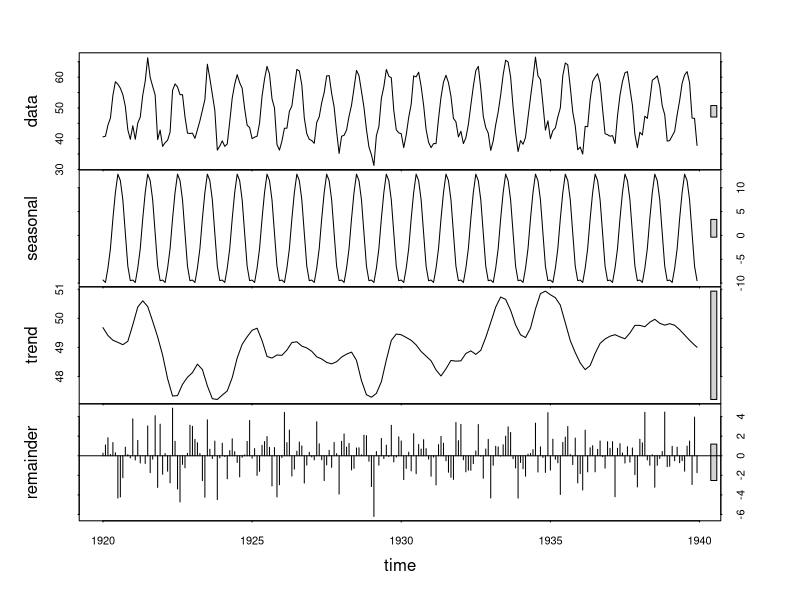

The R source for this figure:
# source:
	# https://www.r-bloggers.com/seasonal-trend-decomposition-in-r/

# dataset: monthly tempetures at Nottingham, 1920 - 1939
nottem
str(nottem)

# stl() requires the s.window argument 
nottem.stl = stl(nottem, s.window = "periodic")
plot(nottem.stl)